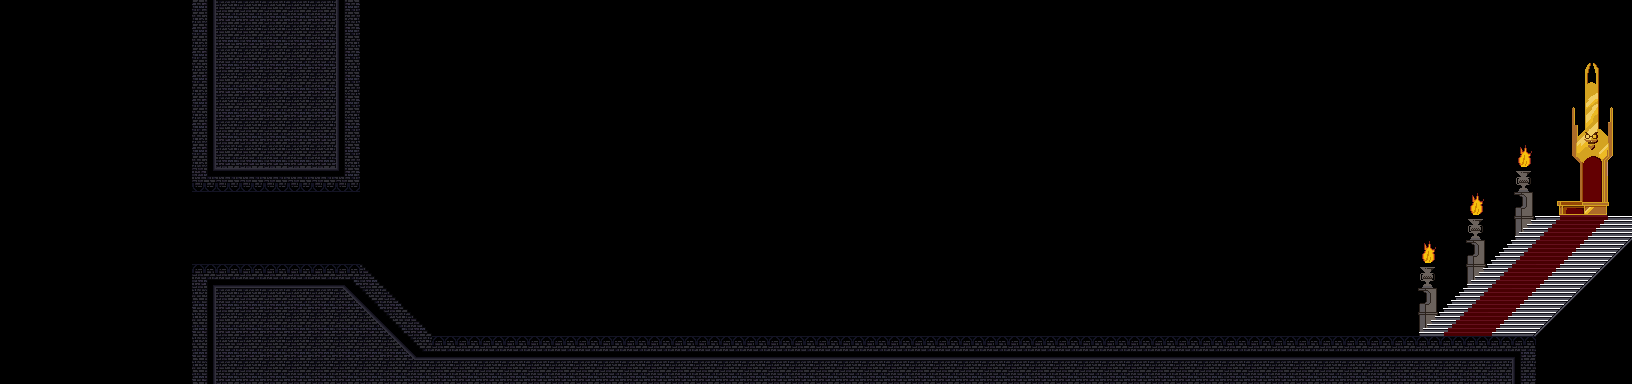

Tiled map render using the project's own tile images. Description and the map definition, with tile-layer contents summarised, below:
An orthogonal 68x16 tile map with 24x24 px tiles, 2 tile layers (Tile Layer 2, Tile Layer 1) and 5 objects (entrance).

<map version="1.0" orientation="orthogonal" width="68" height="16" tilewidth="24" tileheight="24">
 <properties>
  <property name="offset" value="2" />
 </properties>
 <tileset firstgid="1" name="castle-hawkthorn" tilewidth="24" tileheight="24">
  <image source="../images/tilesets/castle-hawkthorn.png" width="240" height="240" />
 </tileset>
 <layer name="Tile Layer 2" width="68" height="16">
  <data>[1088 cells, 12 non-empty, 4 distinct tile ids]</data>
 </layer>
 <layer name="Tile Layer 1" width="68" height="16">
  <data>[1088 cells, 241 non-empty, 33 distinct tile ids]</data>
 </layer>
 <objectgroup name="floor" width="68" height="16" />
 <objectgroup name="nodes" width="68" height="16">
  <object type="entrance" x="216" y="216" width="24" height="48" />
 </objectgroup>
 <objectgroup name="platform" width="68" height="16">
  <object x="1608" y="216">
   <properties>
    <property name="drop" value="false" />
   </properties>
   <polygon points="0,0 -120,120 -144,120 -24,0" />
  </object>
  <object x="1536" y="216" width="96" height="2">
   <properties>
    <property name="drop" value="false" />
   </properties>
  </object>
  <object x="192" y="384">
   <properties>
    <property name="drop" value="false" />
   </properties>
   <polygon points="0,0 0,-120 168,-120 240,-48 1344,-48 1344,0" />
  </object>
 </objectgroup>
 <objectgroup name="wall" width="68" height="16">
  <object x="192" y="0" width="168" height="192" />
 </objectgroup>
</map>